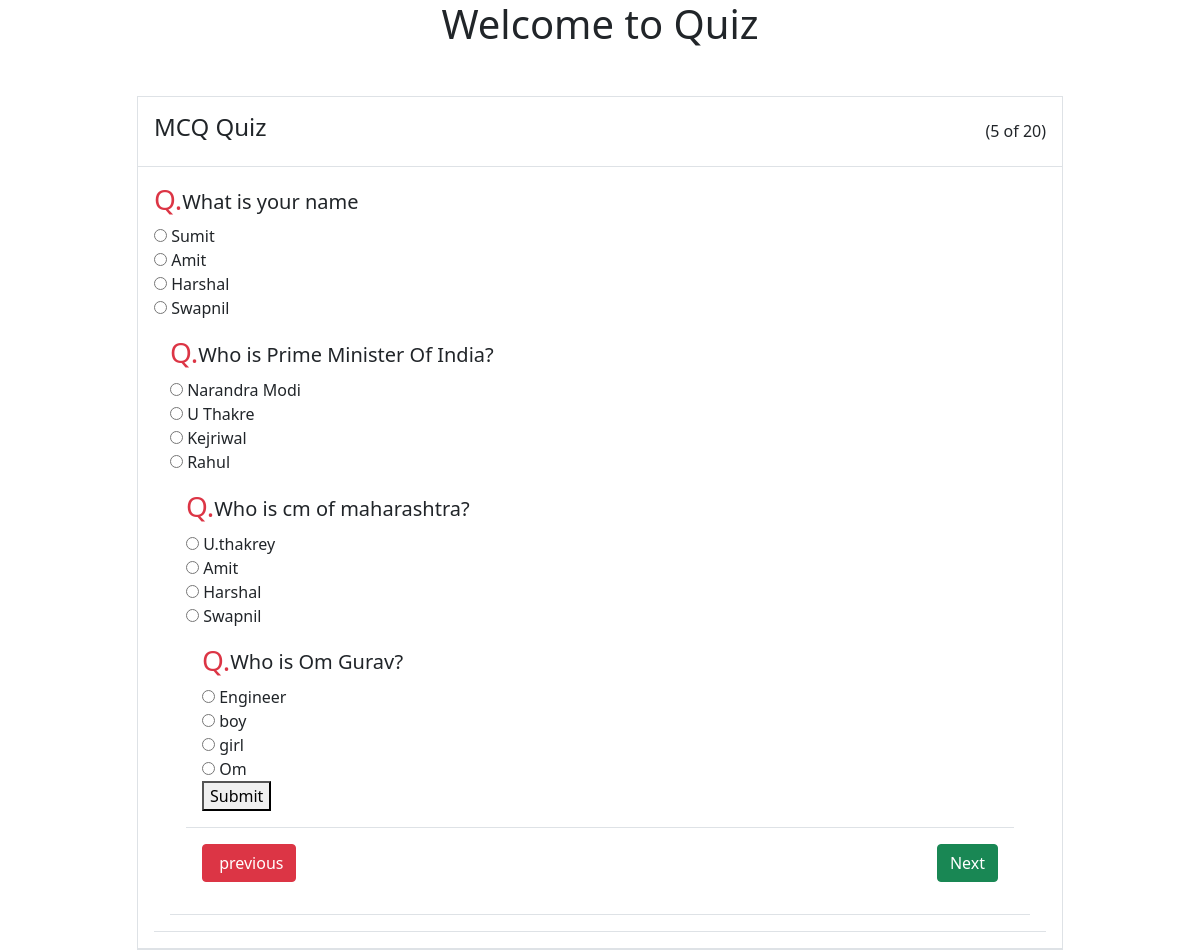
The app's page /student/quiz with its own data.
### exam/models.py (models this page shows)
class Question(models.Model):
    marks=models.PositiveIntegerField()
    question=models.CharField(max_length=600)
    option1=models.CharField(max_length=200)
    option2=models.CharField(max_length=200)
    option3=models.CharField(max_length=200)
    option4=models.CharField(max_length=200)
    cat=(('Option1','Option1'),('Option2','Option2'),('Option3','Option3'),('Option4','Option4'))
    answer=models.CharField(max_length=200,choices=cat)

### student/views.py (the view)
# urls.py: path('quiz', views.display_quiz, name="quiz"),
def display_quiz(request):
    details={"question":Question,"student":Student,"result":Result}
    print("user in quiz.html",request.user)
    return render(request,"student/quiz.html",details)

### templates/student/quiz.html (shortened to what this page needs)
<!doctype html>
<html lang="en">
<head>
    <link href="https://cdn.jsdelivr.net/npm/bootstrap@5.0.2/dist/css/bootstrap.min.css" rel="stylesheet"
>
</head>
<body>
    <h1 style="text-align: center;">Welcome to Quiz {{request.user.first_name}}</h1>
    <div class="container mt-5">
        <div class="d-flex justify-content-center row">
            <div class="col-md-10 col-lg-10">
                <div class="border">
                    <div class="question bg-white p-3 border-bottom">
                        <div class="d-flex flex-row justify-content-between align-items-center mcq">
                            <h4>MCQ Quiz</h4><span>(5 of 20)</span>
                        </div>
                    </div>
                    <form action="result" method="post">
                        {% for q in question %}
                        <div class="question bg-white p-3 border-bottom" >
                            <div class="d-flex flex-row align-items-center question-title" >
                                <h3 class="text-danger">Q.</h3>
                                <h5 class="mt-1 ml-2">{{q.question}}</h5>
                            </div>
                            <div class="ans ml-2">
                                <label class="radio"> <input type="radio" name="{{q.question}}" value="Option1">
                                    <span>{{q.option1}}</span>
                                </label>
                            </div>
                            <div class="ans ml-2">
                                <label class="radio"> <input type="radio" name="{{q.question}}" value="Option2">
                                    <span>{{q.option2}}</span>
                                </label>
                            </div>
                            <div class="ans ml-2">
                                <label class="radio"> <input type="radio" name="{{q.question}}" value="Option3">
                                    <span>{{q.option3}}</span>
                                </label>
                            </div>
                            <div class="ans ml-2">
                                <label class="radio"> <input type="radio" name="{{q.question}}" value="Option4">
                                    <span>{{q.option4}}</span>
                                </label>
                            </div>
                    </form>
                    {% endfor %}
                    <button type="submit">Submit</button>
                </div>
                <div class="d-flex flex-row justify-content-between align-items-center p-3 bg-white"><button
                        class="btn btn-primary d-flex align-items-center btn-danger" type="button">&nbsp;previous</button><button
                        class="btn btn-primary border-success align-items-center btn-success" type="button">Next</button></div>
            </div>
        </div>
    </div>
    </div>
</body>
</html>

### records on screen
Question: question "What is your name", option1 "Sumit", option2 "Amit", option3 "Harshal", option4 "Swapnil"
Question: question "Who is Prime Minister Of India?", option1 "Narandra Modi", option2 "U Thakre", option3 "Kejriwal", option4 "Rahul"
Question: question "Who is cm of maharashtra?", option1 "U.thakrey", option2 "Amit", option3 "Harshal", option4 "Swapnil"
Question: question "Who is Om Gurav?", option1 "Engineer", option2 "boy", option3 "girl", option4 "Om"
